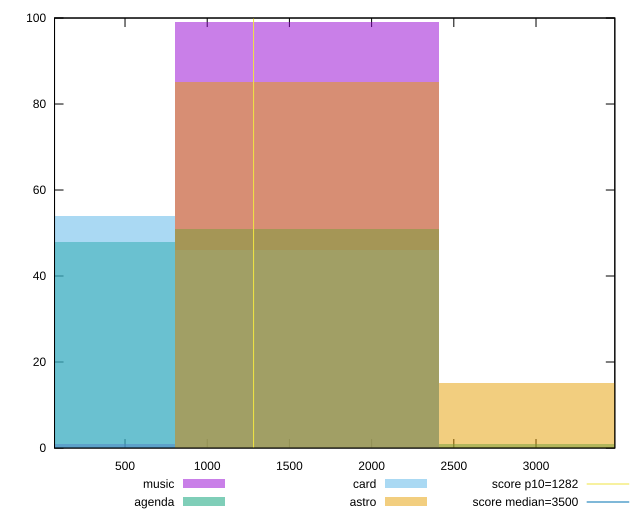

gnuplot code for this plot:
reset

$music <<EOF
1606.4424314969833 99
0 1
EOF

$agenda <<EOF
1606.4424314969833 51
0 48
3212.8848629939666 1
EOF

$card <<EOF
0 54
1606.4424314969833 46
EOF

$astro <<EOF
1606.4424314969833 85
3212.8848629939666 15
EOF

set key outside below
set boxwidth 1606.4424314969833
set xrange [71.24799999999999:3479.4199999999983]
set yrange [0:100]
set trange [0:100]
set style fill transparent solid 0.5 noborder

set parametric
set terminal svg size 640, 520 enhanced background rgb 'white'
set output "reports/report_00028_2021-02-24T12-49-42.674Z/bootup-time/comparison/histogram/all_raw.svg"

plot $music title "music" with boxes, \
     $agenda title "agenda" with boxes, \
     $card title "card" with boxes, \
     $astro title "astro" with boxes, \
     1282,t title "score p10=1282", \
     3500,t title "score median=3500"

reset
